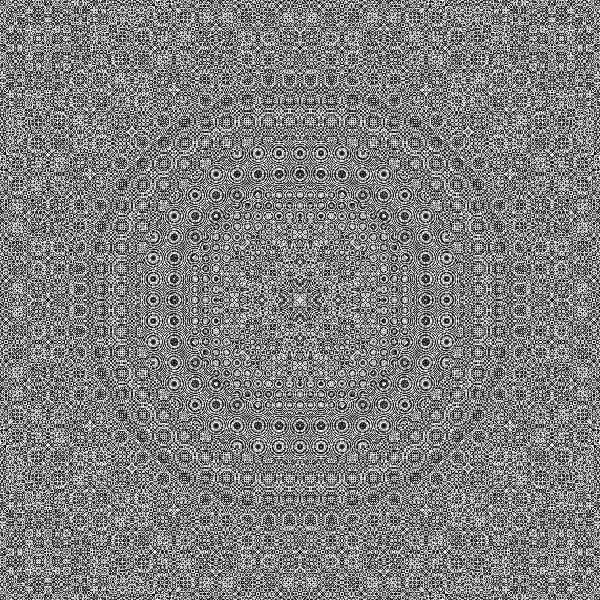
#> input picture graduacao/embarcados/digital-image-processing/first_list/images/frexp_1.png, 600 x 600 px
$ jupyter execute q6.ipynb
#> lines starting #> are read from the running program, lines starting #| are printed output that depends on the picture
[cell 1]
import numpy as np
import matplotlib.pyplot as plt
from typing import Tuple

[cell 2]
def plot_comparision3(
    im0: np.array,
    im1: np.array,
    im2: np.array,
    titles: Tuple[str, str, str] = ('', '', '')) -> None:
    """
    Plota um subplot com as três imagens informadas. O parâmetro
    de títulos é opcional.
    """
    fig, axs = plt.subplots(1, 3, figsize=(15, 5))
    axs[0].imshow(im0, cmap='gray')
    axs[0].set_title(titles[0])
    axs[1].imshow(im1, cmap='gray')
    axs[1].set_title(titles[1])
    axs[2].imshow(im2, cmap='gray')
    axs[2].set_title(titles[2])
    plt.show()

def plot_comparision2(
    im0: np.array,
    im1: np.array,
    titles: Tuple[str, str] = ('', '')) -> None:
    """
    Plota um subplot com as duas imagens informadas. O parâmetro
    de títulos é opcional.
    """
    fig, axs = plt.subplots(1, 2, figsize=(10, 5))
    axs[0].imshow(im0, cmap='gray')
    axs[0].set_title(titles[0])
    axs[1].imshow(im1, cmap='gray')
    axs[1].set_title(titles[1])
    plt.show()


def get_gaussian_filter(shape: Tuple[int, int], diameter: int) -> np.array:
    """
    Retorna um filtro gaussiano com o diâmetro informado.
    """
    y = np.arange(-shape[0], shape[0], 1)
    x = np.arange(-shape[1], shape[1], 1)

    u, v = np.meshgrid(x, y)
    D = np.sqrt(u**2 + v**2)

    return np.exp(-(D**2) / (2*(diameter**2)))


def get_butterworth_filter(shape: Tuple[int, int], diameter: int, order: int = 2) -> np.array:
    """
    Retorna um filtro de Butterworth com o diâmetro
    e ordem informadoss.
    """
    y = np.arange(-shape[0], shape[0], 1)
    x = np.arange(-shape[1], shape[1], 1)

    u, v = np.meshgrid(x, y)
    D = np.sqrt(u**2 + v**2)

    return 1 / (1 + (D/diameter)**(2*order))

[cell 3]
image = plt.imread('../images/frexp_1.png')
#> image is the input picture: shape (600, 600) float32; min 0, max 0.996, mean 0.497

N, M = image.shape
#> N = 600; M = 600
image_resized = np.zeros(shape=(N//2, M//2), dtype=image.dtype)

for y in range(0, N, 2):
    for x in range(0, M, 2):
        image_resized[y//2, x//2] = image[y, x]
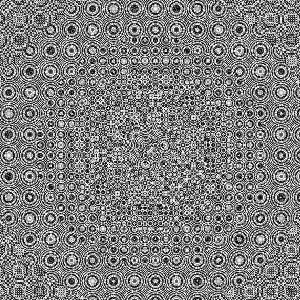
#> image_resized: shape (300, 300) float32; min 0, max 0.996, mean 0.497

plot_comparision2(image, image_resized, ('Original', 'Resized'))
#> in plot_comparision2, `plt.show()`:
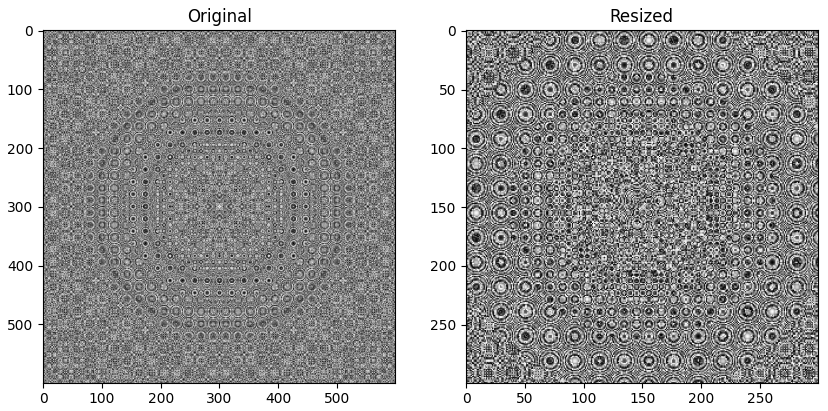
#> figure drawn by matplotlib, 2 panels

A imagem sofreu aliasing, devido ao surgimento de frequências não existentes pelo processo de reamostragem. Aliasing, usualmente, é tratado pela aplicação de um filtro passa-baixas para que tenhamos apenas frequências que conseguimos amostrar seguindo o teorema de Nyquist.

[cell 4]
H_gauss = get_gaussian_filter(image_resized.shape, 200)
plt.imshow(H_gauss, cmap='gray')
plt.show()
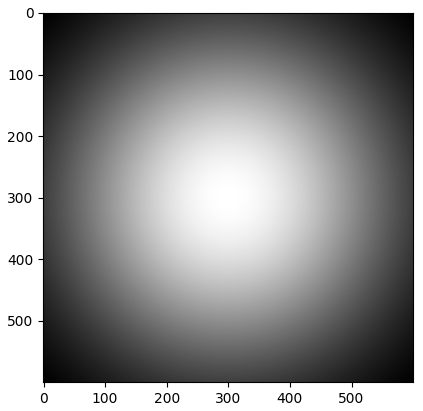
#> figure drawn by matplotlib, 1 panel

[cell 5]
im_fill = np.zeros((2*image_resized.shape[0], 2*image_resized.shape[1]))
im_fill[0:image_resized.shape[0], 0:image_resized.shape[1]] = image_resized
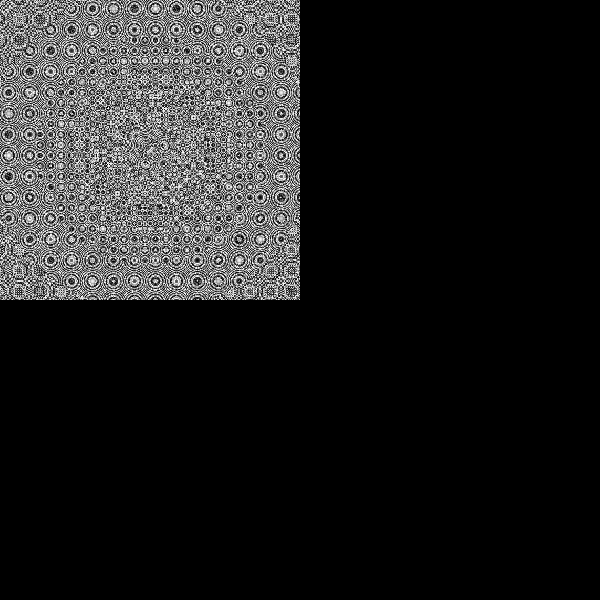
#> im_fill: shape (600, 600) float64; min 0, max 0.996, mean 0.124
F_shift = np.fft.fftshift(np.fft.fft2(im_fill))

[cell 6]
G_gauss = F_shift * H_gauss
im_gauss_fill = np.real(np.fft.ifft2(np.fft.fftshift(G_gauss)))
im_gauss = im_gauss_fill[0:image_resized.shape[0], 0:image_resized.shape[1]]
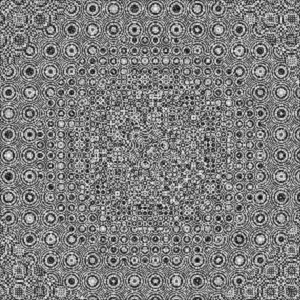
#> im_gauss: shape (300, 300) float64; min 0.0303, max 0.957, mean 0.496

plot_comparision3(
    image, image_resized, im_gauss,
    ('Original', 'Reamostrada', 'Filtro butterworth'))

$ run again, with graduacao/embarcados/digital-image-processing/first_list/images/elaine.tiff saved as graduacao/embarcados/digital-image-processing/first_list/images/frexp_1.png
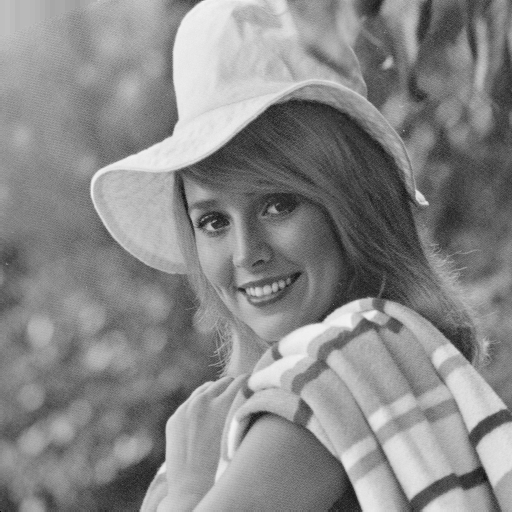
#> input picture graduacao/embarcados/digital-image-processing/first_list/images/elaine.tiff, 512 x 512 px
#> image is the input picture: shape (512, 512) float32; min 0, max 0.953, mean 0.535
#> `plt.show()`:
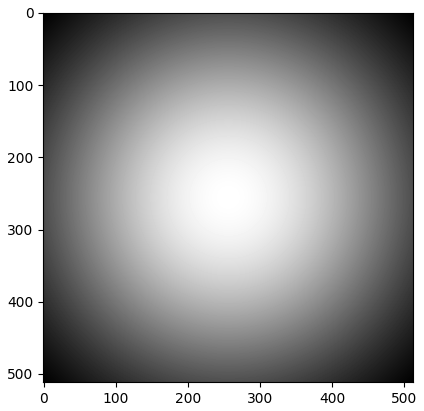
#> figure drawn by matplotlib, 1 panel
#> `im_fill[0:image_resized.shape[0], 0:image_resized.shape[1]] = image_re..`:
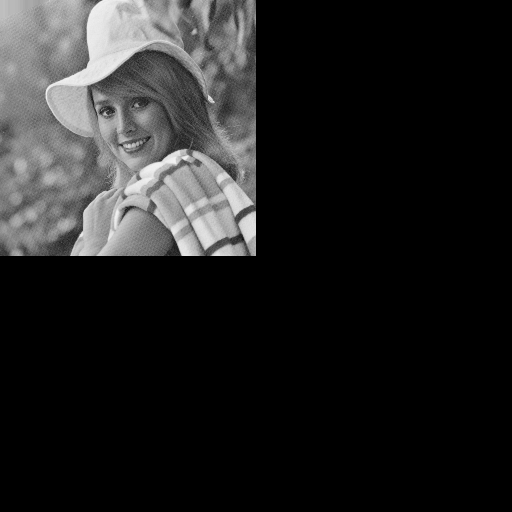
#> im_fill: shape (512, 512) float64; min 0, max 0.949, mean 0.134
